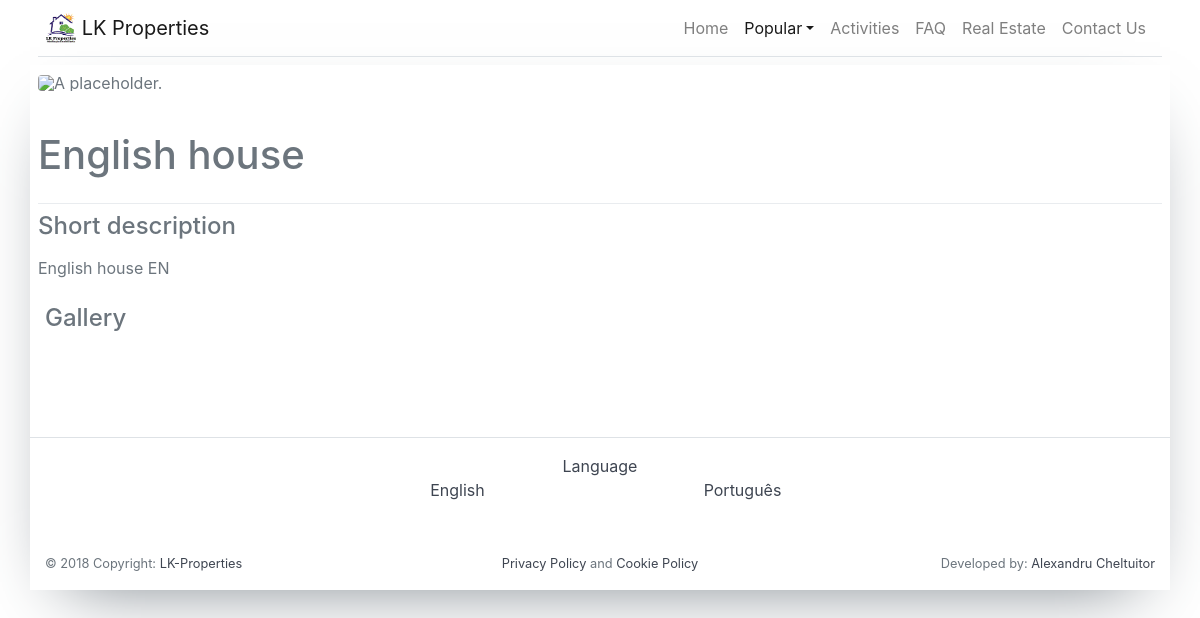
The app's page /en/popular/point-of-interest/5/english-house (signed in) with its own data.
### tables this page shows
CREATE TABLE IF NOT EXISTS `poi_translation` (
  `poi_translation_ID` int(11) NOT NULL AUTO_INCREMENT,
  `poi_link_ID` int(11) NOT NULL,
  `langCode` varchar(5) NOT NULL,
  `nameTranslated` varchar(200) NOT NULL,
  `descriptionTranslated` text NOT NULL,
  PRIMARY KEY (`poi_translation_ID`),
  KEY `poi_translation_FK` (`poi_link_ID`)
);

### _include/_models/db.php (called while the page is built, shortened)
<?php
    class Database{
        function __construct(){
            $this->db = mysqli_connect('localhost', 'root', '', 'lkproper_lk');
        }
    }
?>

### _include/_models/popular.php (called while the page is built, shortened)
<?php
    Class Popular{
        private $db;
        private $langList = [
            'portuguese' => 'pt',
            'english' => 'en',
            'italian' => 'it',
            'french' => 'fr',
            'neutral'=> 'na'
        ];
        private $tableInformation = [
            'city' => [
                'linkTable' => 'city_link',
                'translationTable' => 'city_translation',
                'galleryTable' => 'city_gallery',
                'id' => 'city_link_ID'
            ],
            'poi' => [
                'linkTable' => 'poi_link',
                'translationTable' => 'poi_translation',
                'galleryTable' => 'poi_gallery',
                'id' => 'poi_link_ID'
            ]
        ];
        function __construct($conn){
            $this->db = $conn;
        }
        public function fetchSingle(string $type, int $id, string $lang){
            if($type === 'poi'){
                $type = 'poi';
            }elseif($type === 'city'){
                $type = 'city';
            }else{
                return false;
            }
            foreach($this->langList as $key => $value){
                if($lang == $value){
                    $isPossbile = $key;
                    break;
                }else{
                    $isPossbile = 'english';
                }
            }
            $sql = '
            SELECT
                videoURL,
                '.$this->tableInformation[$type]['translationTable'].'.nameTranslated,
                '.$this->tableInformation[$type]['translationTable'].'.descriptionTranslated,
                '.$this->tableInformation[$type]['galleryTable'].'.fullsizeURL,
                '.$this->tableInformation[$type]['linkTable'].'.'.$this->tableInformation[$type]['id'].',
                '.$this->tableInformation[$type]['linkTable'].'.videoURL
            FROM
                '.$this->tableInformation[$type]['linkTable'].'
            LEFT JOIN
                '.$this->tableInformation[$type]['translationTable'].'
            ON
                '.$this->tableInformation[$type]['linkTable'].'.'.$this->tableInformation[$type]['id'].' = '.$this->tableInformation[$type]['translationTable'].'.'.$this->tableInformation[$type]['id'].'
            LEFT JOIN
                '.$this->tableInformation[$type]['galleryTable'].'
            ON
                '.$this->tableInformation[$type]['linkTable'].'.'.$this->tableInformation[$type]['id'].' = '.$this->tableInformation[$type]['galleryTable'].'.'.$this->tableInformation[$type]['id'].'
            WHERE
                '.$this->tableInformation[$type]['linkTable'].'.'.$this->tableInformation[$type]['id'].' = "'.$id.'"
            AND
                '.$this->tableInformation[$type]['linkTable'].'.isPopular = 1
            AND
                '.$this->tableInformation[$type]['translationTable'].'.langCode = "'.$this->langList[$isPossbile].'"
            LIMIT 1
            ';
            $query = $this->db->query($sql);
            if($this->db->error)
                return false;
            else
                return $query->fetch_row();
        }
    }
?>

### _include/_pages/popular.php (the view, shortened to what this page needs)
<?php
    include('_include/_models/popular.php');
    $new = new Popular($CONN->db);
    if(isset($_GET['show']) && ($_GET['show'] == 'popular-city' || $_GET['show'] == 'popular-poi')){
        if($_GET['show'] == 'popular-city')
            $cat = 'city';
        else
            $cat = 'poi';
        $fetched = $new->fetchSingle($cat,(int)$_GET['id'], $selectedLang);
        $descriptionWidth = 12;
?>
    <div class="custom-container mx-sm-auto px-4 px-md-2 rounded text-muted">
        <div class="d-flex flex-column">
            <div class="py-2">
                <figure class="figure">
                    <img src="<?php echo $GLOBALS['absPath'];?>gallery/<?php echo $cat.'/'.$fetched[4].'/fullsize/'.$fetched[3];?>" class="figure-img img-fluid rounded" style="box-shadow: 0px 33px 10px -30px black" alt="A placeholder.">
                </figure>
            </div>
            <div class="px-0 py-2">
                <h1><?php echo $fetched[1]; ?></h1>
            </div>
            <div class="dropdown-divider"></div>
            <div class="row">
                <div class="col-12 col-md-<?php echo $descriptionWidth; ?>">
                    <h4><?php echo $lang['generalFiller']['title'];?></h4>
                    <p class="text-justify">
                        <?php echo $fetched[2]; ?>
                    </p>
                </div>
            </div>
        </div>
    </div>
    <section class="gallery-block grid-gallery mb-5 pb-5 pt-2 px-2 px-md-0 text-muted">
        <div class="custom-container">
            <div class="row">
                <div class="col-12">
                    <div class="heading mb-2  text-left">
                        <h4><?php echo $lang['generalFiller']['gallery'];?></h4>
                    </div>
                </div>
            </div>
        </div>
    </section>
<?php }?>

### records on screen
poi_translation: nameTranslated "English house", descriptionTranslated "English house EN"

### other values on screen
$lang['navbar']['home'] "Home"
$lang['navbar']['activities'] "Activities"
$lang['navbar']['faq'] "FAQ"
$lang['navbar']['realEstate'] "Real Estate"
$lang['navbar']['contactUs'] "Contact Us"
$lang['generalFiller']['title'] "Short description"
$lang['generalFiller']['gallery'] "Gallery"
$lang['footer']['copyright'] "Copyright"
$lang['footer']['privacyPolicy']['name'] "Privacy Policy"
$lang['footer']['filler'] "and"
$lang['footer']['cookiePolicy']['name'] "Cookie Policy"
$lang['footer']['developerInfo'] "Developed by"
$lang['footer']['languages'] "Language"
